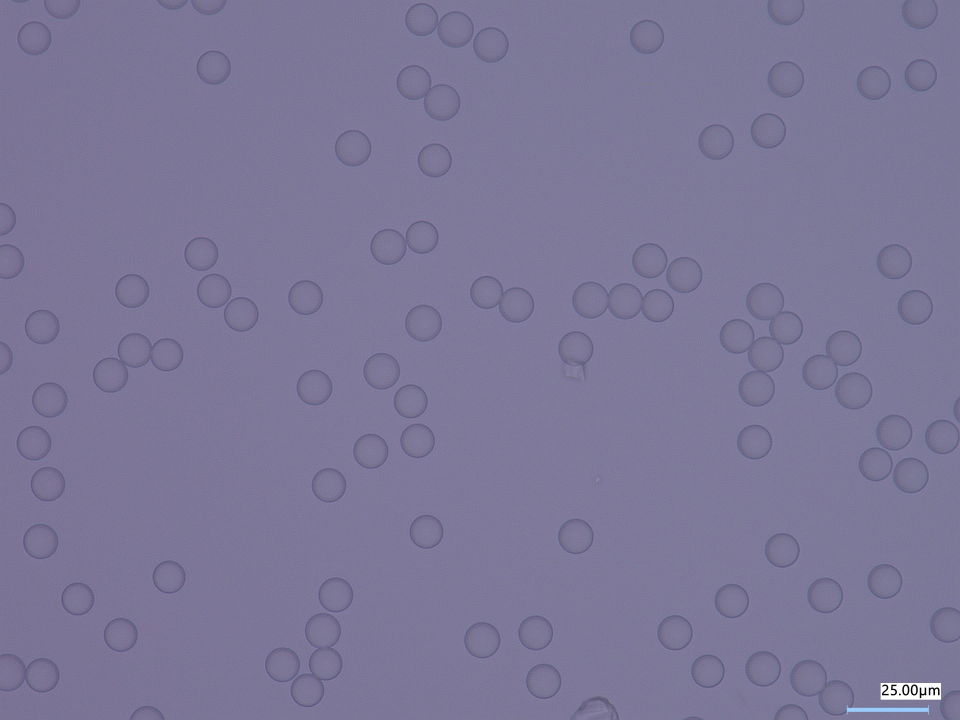
#> input picture Files/polystyrene/1000X_2.jpg, 2880 x 2160 px, found by its file name (shown at 1/3 size)
$ jupyter execute prep_images.ipynb   (shell and % lines are left out)
#> lines starting #> are read from the running program, lines starting #| are printed output that depends on the picture; after the words box and inside, x2 and y2 are one past the last pixel; in counts of white or black regions, pixels touching at a corner belong together
[cell 1]
import numpy as np
from time import time
import matplotlib.pyplot as plt
from scipy.ndimage import gaussian_filter
from scipy.ndimage import zoom
import imageio
from PIL import Image
from skimage.registration import phase_cross_correlation
import matplotlib.animation as animation
import pylab as pl
from IPython import display
import time
from scipy.stats import poisson
import os
import sys
import importlib

[cell 2]
dir_path = "/gpfs/cfel/user/butolama/Bragg_NF_Ptycho/pyxtools/Files"
impath = dir_path + "/polystyrene/1000X_2.jpg"
img = Image.open(impath)
#> img is the input picture: PIL image 2880x2160 RGB; mean R, G, B 124.3, 119.3, 151.9

print(f" size of the image is {img.size} ")
#|  size of the image is (2880, 2160)

[cell 3]
type(img)

[cell 4]
def prep_img(img, target_size):
    '''
    Parameters:
    img : image that needs to be prepared
    target size : (tuple) target array size eg. (n, m)

    Returns:
    a 2D image array which is
    - resized to the target size
    - normalized
    '''
#> called with target_size = (2048, 2048)
    N, M = img.size
#> N = 2880; M = 2160
    img =  img.convert("L")
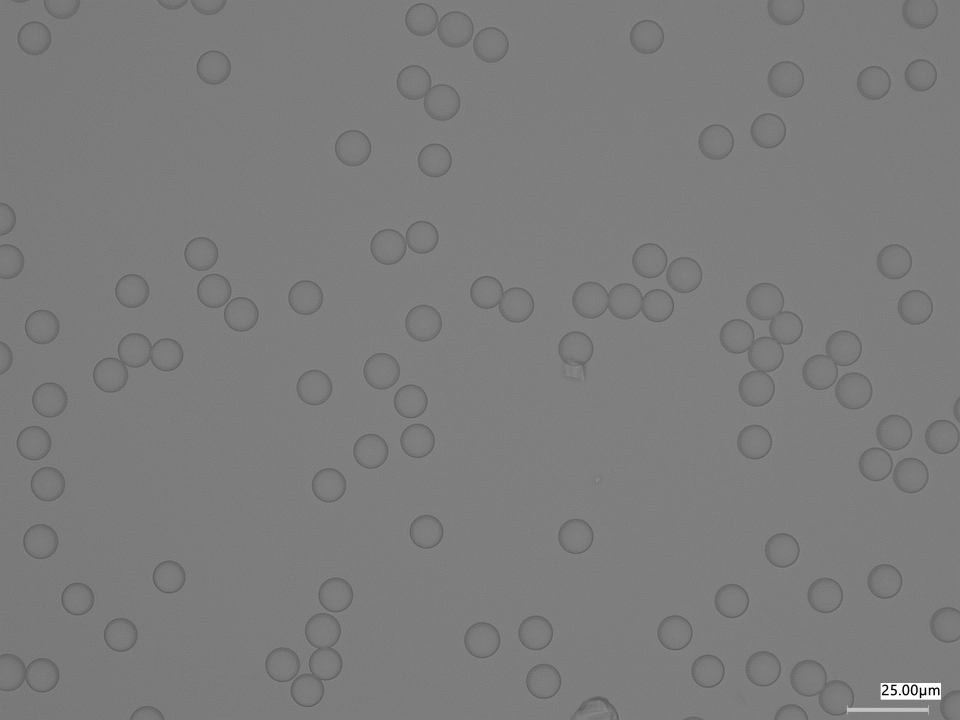
#> img: PIL image 2880x2160 L (shown at 1/3 size); min 0, max 255, mean 124.5
    # Resize the image
    img = np.array(img)

    n1 = target_size[0]//2
    print(n1)
    rl = N//2 - n1
#> rl = 416
    rh = N//2 + n1
#> rh = 2464
    cl = M//2 - n1
#> cl = 56
    ch = M//2 + n1
#> ch = 2104

    print(f"{ rl, rh, cl, ch}")
#| (416, 2464, 56, 2104)
    img = img [ cl : ch, rl:rh]
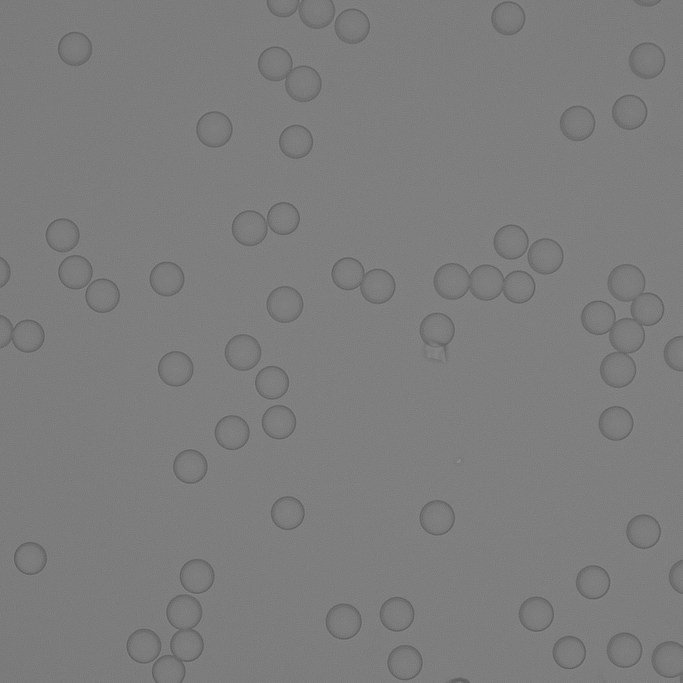
#> img: shape (2048, 2048) (shown at 1/3 size); min 78, max 149, mean 125


    img = img/img.max()
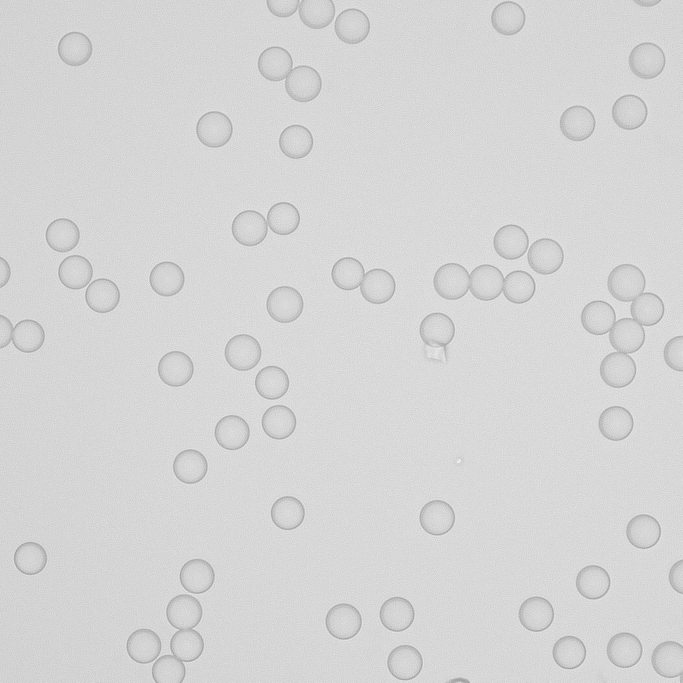
#> img: shape (2048, 2048) float64 (shown at 1/3 size); min 0.523, max 1, mean 0.839
    return img

[cell 5]
target_size = (2*1024, 2*1024)
img = prep_img(img = img, target_size = target_size)

[cell 6]
plt.figure()
#> (this line was passed over: IPython is not available in this run)
plt.imshow(img, cmap = 'gray')
#> (this line was passed over: IPython is not available in this run)
plt.colorbar()
#> (this line was passed over: IPython is not available in this run)

[cell 7]
img.shape
#> Out = (2048, 2048)

[cell 8]
from scipy import ndimage

image_size = (1024, 1024)
zoom_fac = image_size[0]/ target_size[0]
img_final = ndimage.zoom(img,zoom_fac )

[cell 9]
print(zoom_fac)

[cell 10]
plt.figure()
#> (this line was passed over: IPython is not available in this run)
plt.imshow(img_final, cmap = 'gray')
#> (this line was passed over: IPython is not available in this run)
plt.colorbar()
#> (this line was passed over: IPython is not available in this run)

[cell 11]
# high-pass filtering

def high_pass(arr, filter_size):
#> called with filter_size = (2, 2)
    n1 , m1 = arr.shape
#> n1 = 1024; m1 = 1024
    n2, m2 = filter_size
    rl = n1//2 - n2//2
#> rl = 511
    rh = n1//2 + n2//2
#> rh = 513
    cl = m1//2 - m2//2
#> cl = 511
    ch = m1//2 + m2//2
#> ch = 513

    high_pass_filt = np.ones_like(arr)
    high_pass_filt[rl:rh, cl:ch] = 0

    arr_FT = np.fft.fftshift(np.fft.fft2(np.fft.ifftshift(arr)))

    filtered_arr_FT = high_pass_filt *arr_FT

    filtered_arr = np.abs( np.fft.fftshift(np.fft.ifft2(np.fft.ifftshift(filtered_arr_FT))) )
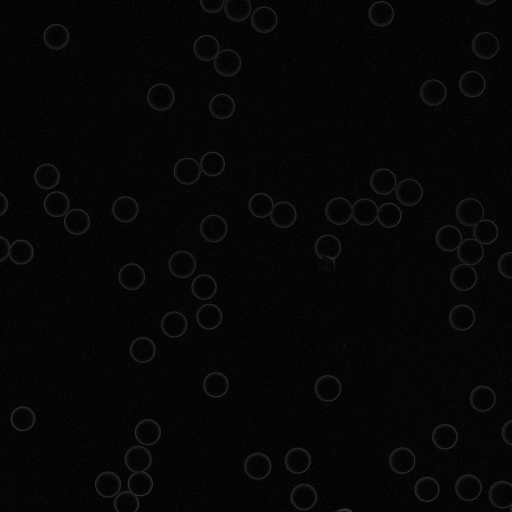
#> filtered_arr: shape (1024, 1024) float64 (shown at 1/2 size); min 3.57e-06, max 0.315, mean 0.0246

    return filtered_arr, high_pass_filt

[cell 12]
## Now creating a dark field image


dark_img, filter_used = high_pass(img_final, filter_size= (2, 2))
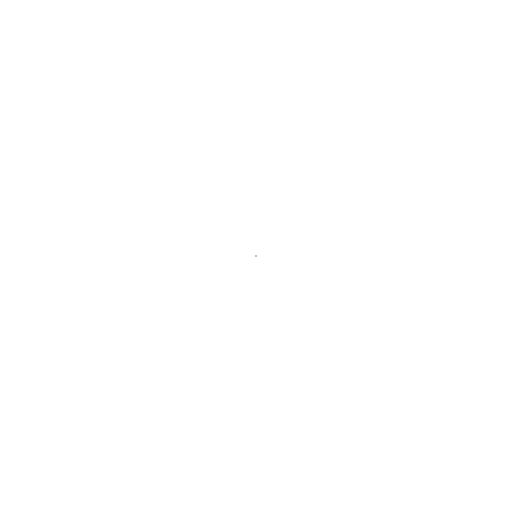
#> filter_used: shape (1024, 1024) float64 (shown at 1/2 size); values 0 (black) and 1 (white), 100% white; black in thin lines or dots, all inside (x1, y1, x2, y2) = (511, 511, 513, 513)

[cell 13]
plt.figure()
#> (this line was passed over: IPython is not available in this run)

$ run again, with Files/polystyrene/1000X_1.jpg copied over Files/polystyrene/1000X_2.jpg
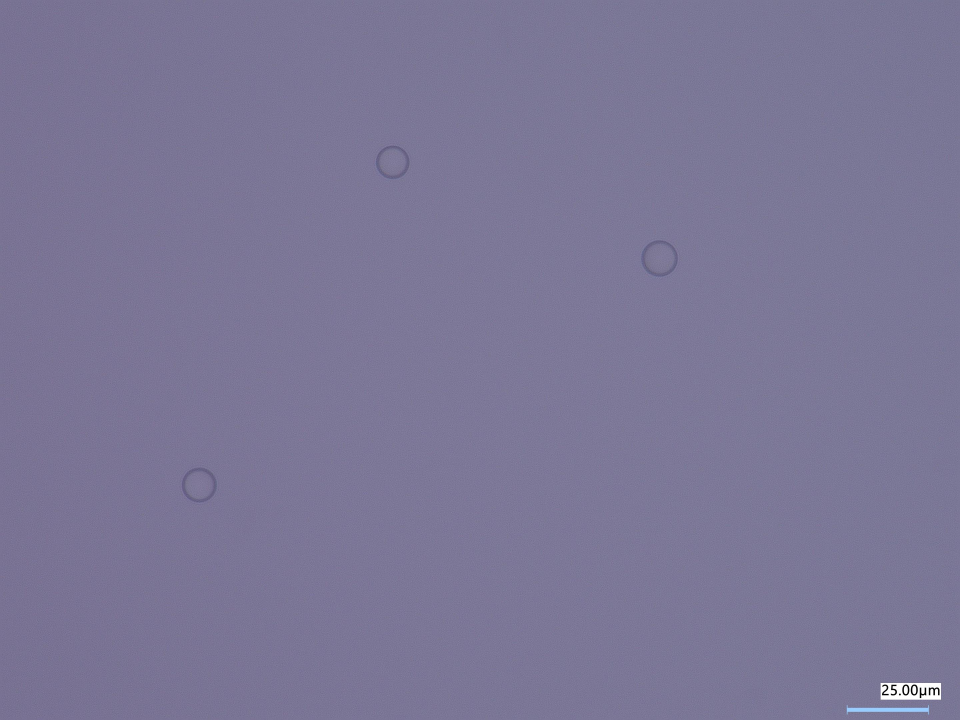
#> input picture Files/polystyrene/1000X_1.jpg, 2880 x 2160 px, found by its file name (shown at 1/3 size)
#> img is the input picture: PIL image 2880x2160 RGB; mean R, G, B 123.4, 118.6, 150.6
#|  size of the image is (2880, 2160)
#| (416, 2464, 56, 2104)
#> in prep_img, `img = img/img.max()`:
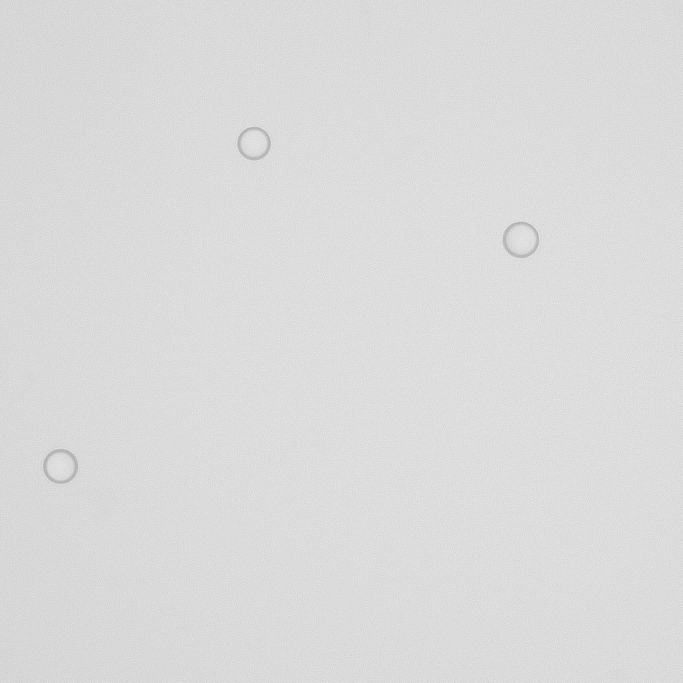
#> img: shape (2048, 2048) float64 (shown at 1/3 size); min 0.583, max 1, mean 0.861
#> in high_pass, `filtered_arr = np.abs( np.fft.fftshift(np.fft.ifft2(np.fft.ifftshift(f..`:
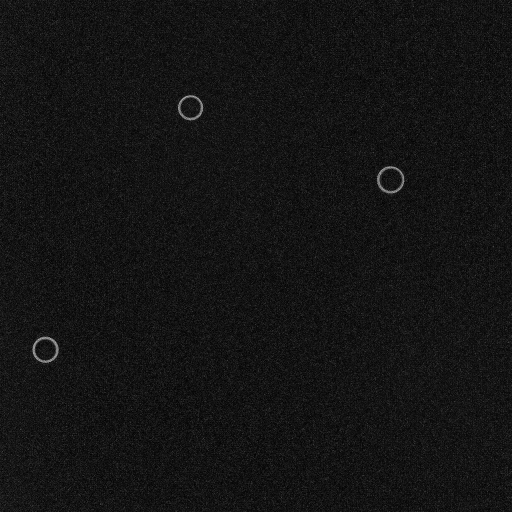
#> filtered_arr: shape (1024, 1024) float64 (shown at 1/2 size); min 5.29e-06, max 0.263, mean 0.021; drawn with min black and max white
#> filter_used: shape (1024, 1024) float64; values 0 (black) and 1 (white), 100% white; black in thin lines or dots, all inside (x1, y1, x2, y2) = (511, 511, 513, 513)

$ run again, with Files/polystyrene/1000X_3.jpg copied over Files/polystyrene/1000X_2.jpg
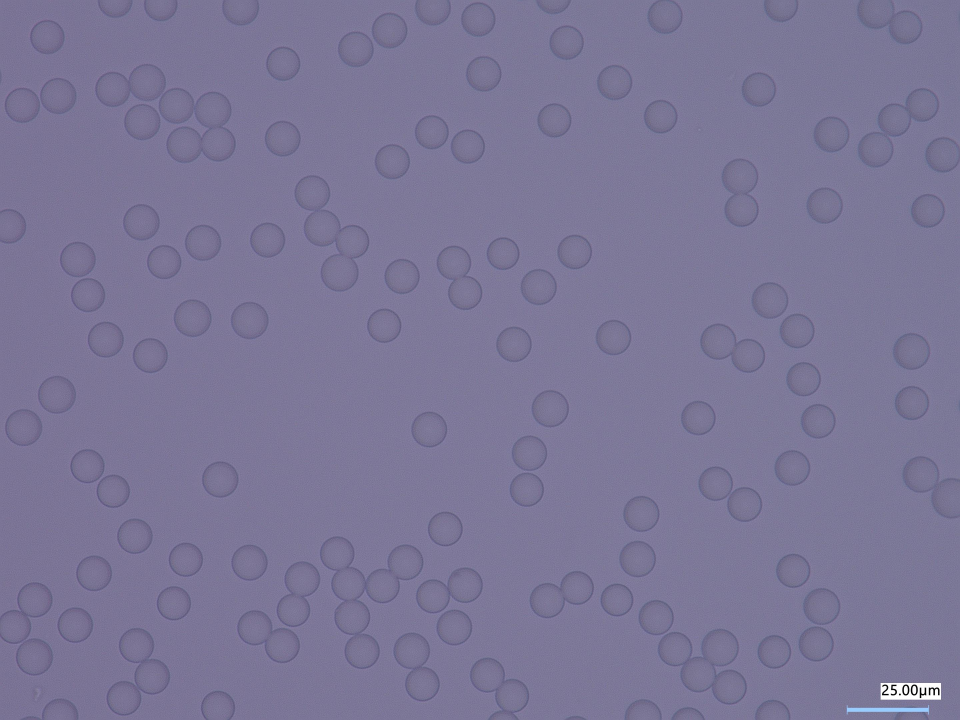
#> input picture Files/polystyrene/1000X_3.jpg, 2880 x 2160 px, found by its file name (shown at 1/3 size)
#> img is the input picture: PIL image 2880x2160 RGB; mean R, G, B 123.3, 118.3, 150.8
#|  size of the image is (2880, 2160)
#| (416, 2464, 56, 2104)
#> `img_final = ndimage.zoom(img,zoom_fac )`:
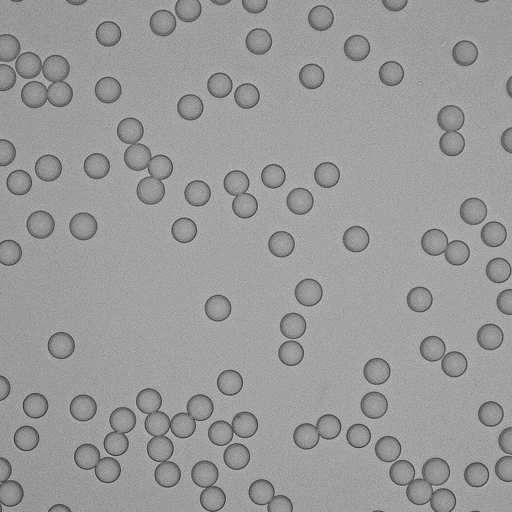
#> img_final: shape (1024, 1024) float64 (shown at 1/2 size); min 0.57, max 1, mean 0.831; drawn with min black and max white
#> in high_pass, `filtered_arr = np.abs( np.fft.fftshift(np.fft.ifft2(np.fft.ifftshift(f..`:
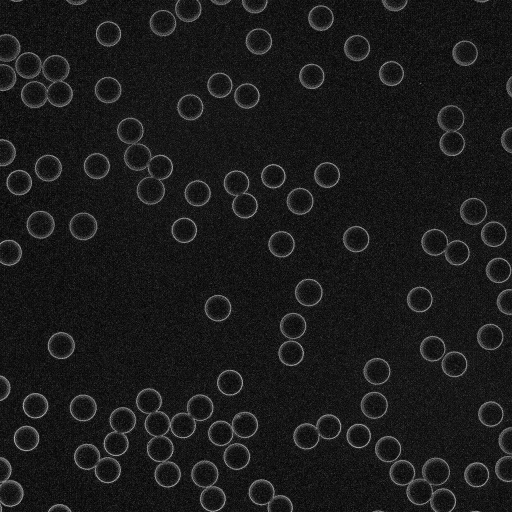
#> filtered_arr: shape (1024, 1024) float64 (shown at 1/2 size); min 7.11e-06, max 0.257, mean 0.0269; drawn with min black and max white
#> filter_used: shape (1024, 1024) float64; values 0 (black) and 1 (white), 100% white; black in thin lines or dots, all inside (x1, y1, x2, y2) = (511, 511, 513, 513)

$ run again, with Files/polystyrene/1000X_4.jpg copied over Files/polystyrene/1000X_2.jpg
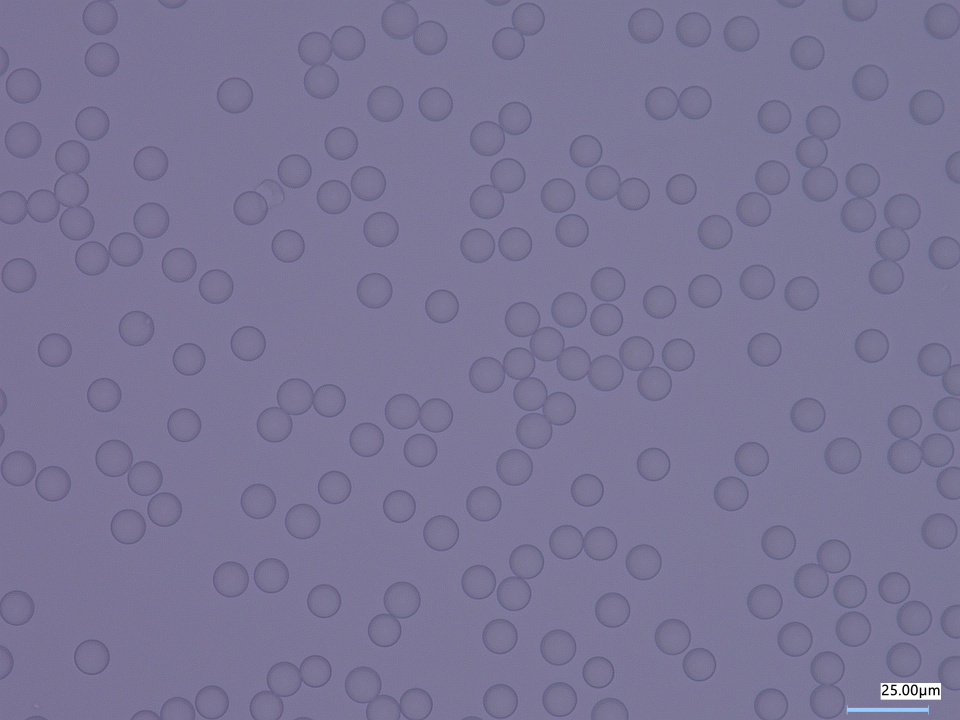
#> input picture Files/polystyrene/1000X_4.jpg, 2880 x 2160 px, found by its file name (shown at 1/3 size)
#> img is the input picture: PIL image 2880x2160 RGB; mean R, G, B 122.6, 117.6, 150.1
#|  size of the image is (2880, 2160)
#| (416, 2464, 56, 2104)
#> in prep_img, `img = img/img.max()`:
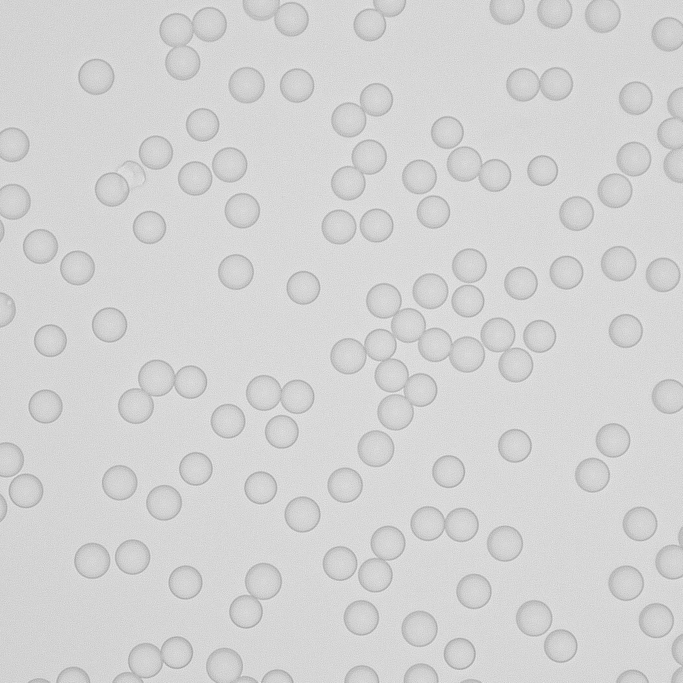
#> img: shape (2048, 2048) float64 (shown at 1/3 size); min 0.534, max 1, mean 0.832
#> in high_pass, `filtered_arr = np.abs( np.fft.fftshift(np.fft.ifft2(np.fft.ifftshift(f..`:
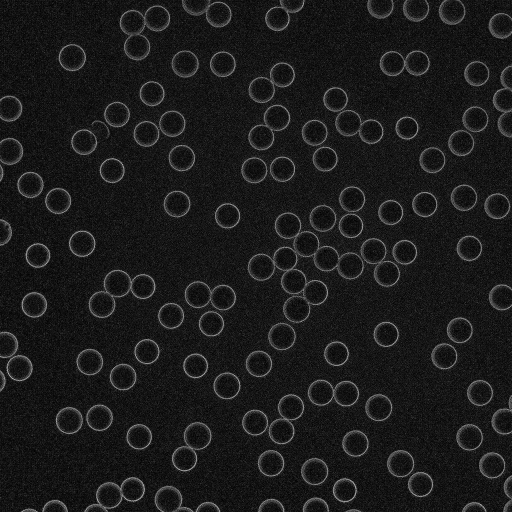
#> filtered_arr: shape (1024, 1024) float64 (shown at 1/2 size); min 9.6e-06, max 0.268, mean 0.0286; drawn with min black and max white
#> filter_used: shape (1024, 1024) float64; values 0 (black) and 1 (white), 100% white; black in thin lines or dots, all inside (x1, y1, x2, y2) = (511, 511, 513, 513)
